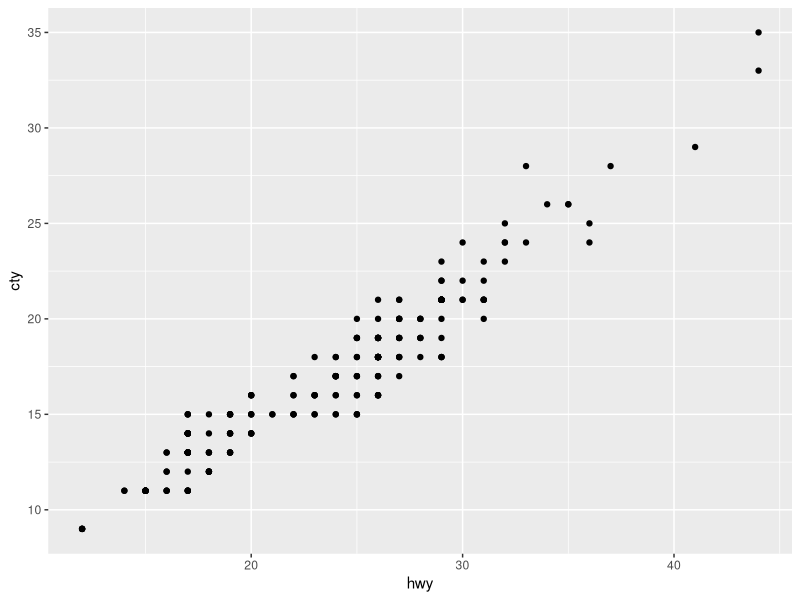
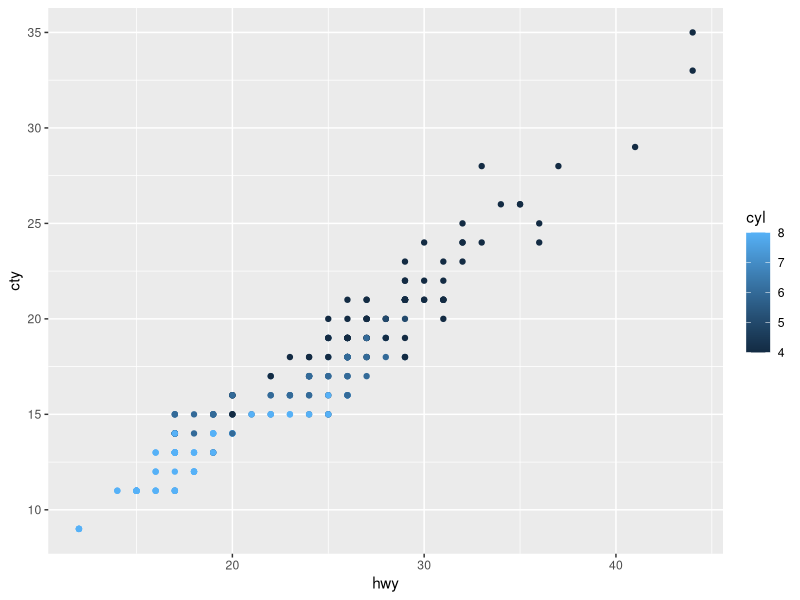
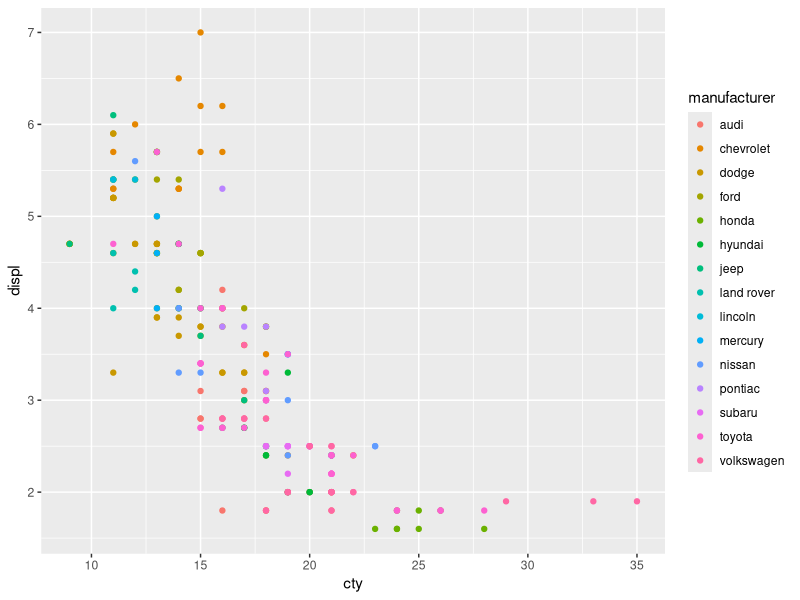
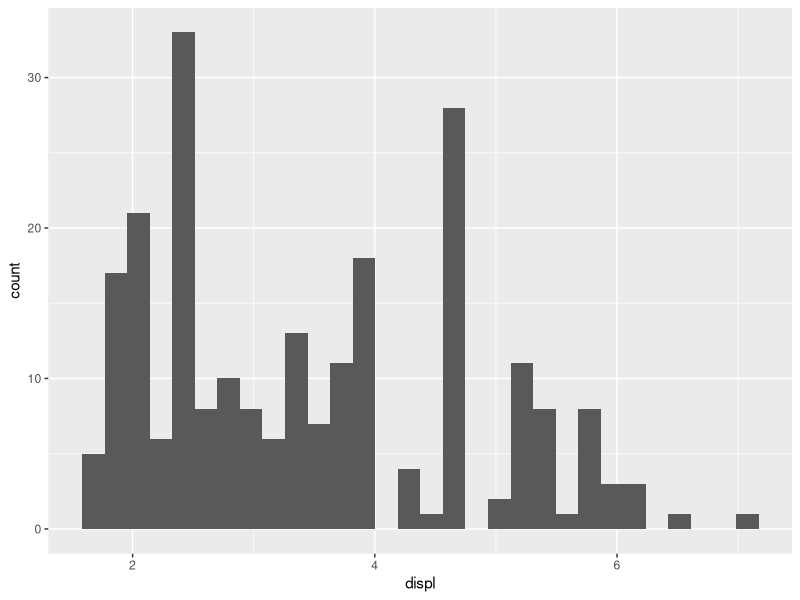
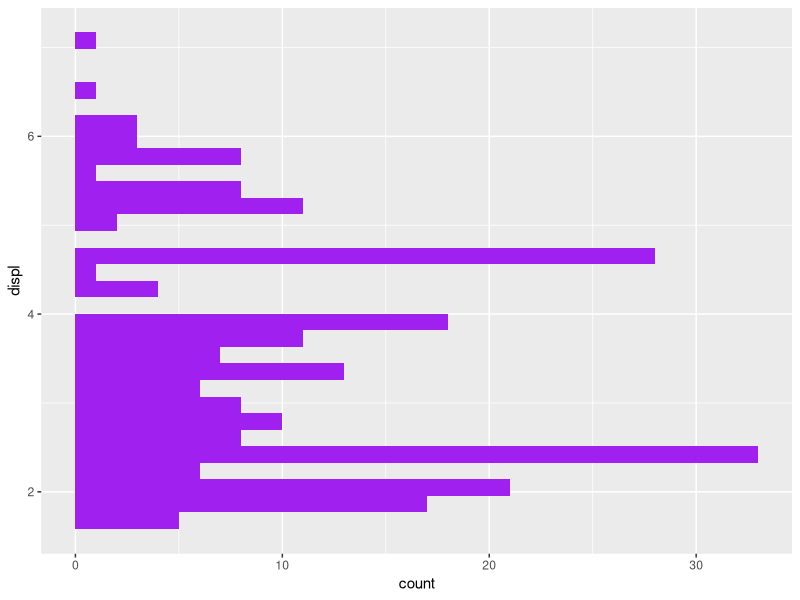
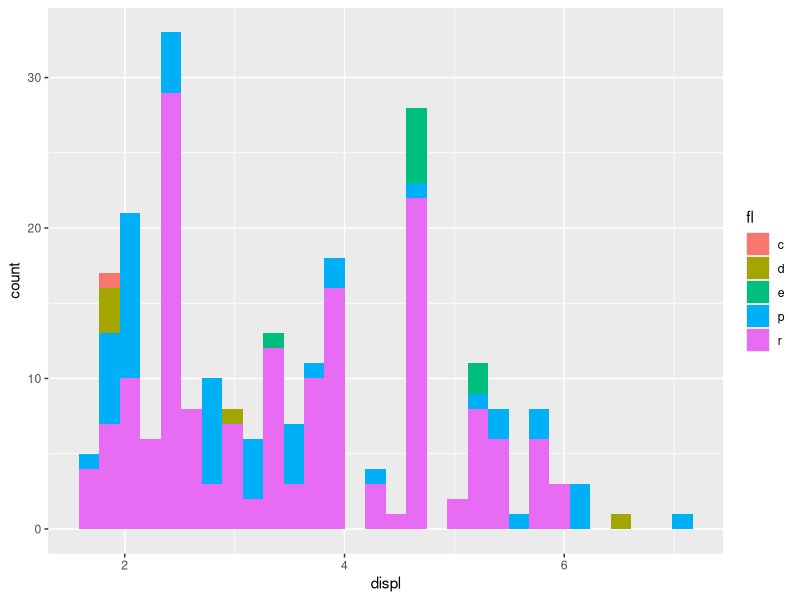
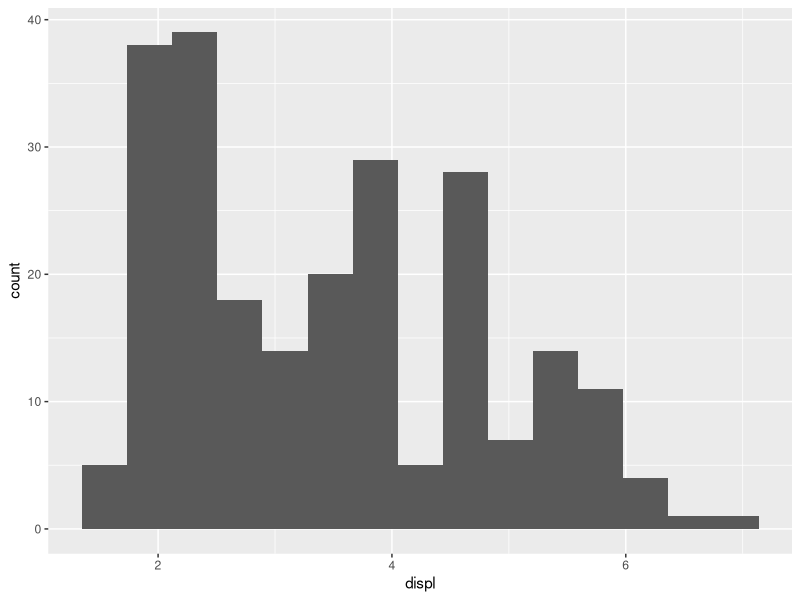

Here is the R script that generated these plots, in order:
## ---- chunk 1
knitr::opts_chunk$set(echo = TRUE)
## ---- chunk 2
## Insert code to load the package here
library(ggplot2)
## ---- chunk 3
head(mpg)
## ---- chunk 4
### Fill in the blanks for Question 2 here:
ggplot(data = mpg, aes(x = hwy, y = cty)) + geom_point()
## ---- chunk 5
## Fill in the blanks for Question 3 here:
ggplot(data = mpg, aes(x = hwy, y = cty, col = cyl)) + geom_point()
## ---- chunk 6
## Insert code here
ggplot(data = mpg, aes(x = cty, y = displ, col = manufacturer)) + geom_point()
## ---- chunk 7
## Insert code here 
ggplot(data = mpg, aes(x = displ)) + geom_histogram()
## ---- chunk 8
## Insert code here 
ggplot(data = mpg, aes(y = displ)) + geom_histogram(fill = "purple")
## ---- chunk 9
## Insert code here 
ggplot(data = mpg, aes(x = displ)) + geom_histogram(aes(fill = fl))
## ---- chunk 10
ggplot(data = mpg, aes(x = displ)) + geom_histogram(bins = 15)
